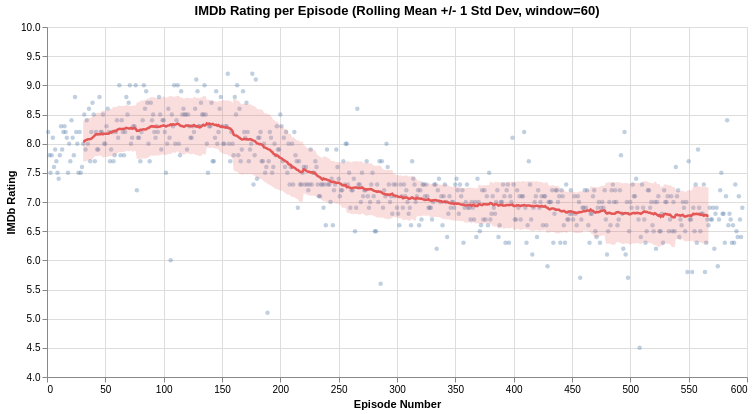

Here is the notebook cell this chart was saved with:
### Code cell
# Scatter per episode + rolling mean with confidence band
window = 60

df_sorted = df.sort_values("number_in_series").copy()
df_sorted["rolling_mean_r"] = (
    df_sorted["imdb_rating"].rolling(window, center=True).mean()
)
df_sorted["rolling_std_r"] = df_sorted["imdb_rating"].rolling(window, center=True).std()
df_sorted["rolling_upper_r"] = df_sorted["rolling_mean_r"] + df_sorted["rolling_std_r"]
df_sorted["rolling_lower_r"] = df_sorted["rolling_mean_r"] - df_sorted["rolling_std_r"]

q1_roll_dots = (
    alt.Chart(df_sorted)
    .mark_circle(size=20, opacity=0.35)
    .encode(
        x=alt.X("number_in_series:Q", title="Episode Number"),
        y=alt.Y(
            "imdb_rating:Q",
            title="IMDb Rating",
            scale=alt.Scale(domain=[4, 10]),
        ),
        color=alt.value("#4c78a8"),
        tooltip=["title:N", "season:O", "number_in_season:O", "imdb_rating:Q"],
    )
)

q1_roll_band = (
    alt.Chart(df_sorted)
    .mark_area(opacity=0.2, color="#e45756")
    .encode(
        x=alt.X("number_in_series:Q"),
        y=alt.Y("rolling_lower_r:Q"),
        y2=alt.Y2("rolling_upper_r:Q"),
    )
)

q1_roll_line = (
    alt.Chart(df_sorted)
    .mark_line(color="#e45756", strokeWidth=2.5)
    .encode(
        x=alt.X("number_in_series:Q"),
        y=alt.Y("rolling_mean_r:Q"),
    )
)

(q1_roll_dots + q1_roll_band + q1_roll_line).properties(
    width=700,
    height=350,
    title=f"IMDb Rating per Episode (Rolling Mean +/- 1 Std Dev, window={window})",
)

### Figure 1 — Vega-Lite specification as saved in the notebook (floating-point values rounded to 4 significant figures; data arrays with more than 128 entries replaced by an {"elided": "..."} marker saying what was removed)
{"config": {"view": {"continuousWidth": 300, "continuousHeight": 300}}, "layer": [{"mark": {"type": "circle", "opacity": 0.35, "size": 20}, "encoding": {"color": {"value": "#4c78a8"}, "tooltip": [{"field": "title", "type": "nominal"}, {"field": "season", "type": "ordinal"}, {"field": "number_in_season", "type": "ordinal"}, {"field": "imdb_rating", "type": "quantitative"}], "x": {"field": "number_in_series", "title": "Episode Number", "type": "quantitative"}, "y": {"field": "imdb_rating", "scale": {"domain": [4, 10]}, "title": "IMDb Rating", "type": "quantitative"}}}, {"mark": {"type": "area", "color": "#e45756", "opacity": 0.2}, "encoding": {"x": {"field": "number_in_series", "type": "quantitative"}, "y": {"field": "rolling_lower_r", "type": "quantitative"}, "y2": {"field": "rolling_upper_r"}}}, {"mark": {"type": "line", "color": "#e45756", "strokeWidth": 2.5}, "encoding": {"x": {"field": "number_in_series", "type": "quantitative"}, "y": {"field": "rolling_mean_r", "type": "quantitative"}}}], "data": {"name": "data-3cd29de7e14061db62def017cef5f1df"}, "height": 350, "title": "IMDb Rating per Episode (Rolling Mean +/- 1 Std Dev, window=60)", "width": 700, "$schema": "https://vega.github.io/schema/vega-lite/v6.1.0.json", "datasets": {"data-3cd29de7e14061db62def017cef5f1df": {"elided": "596 records"}}}
